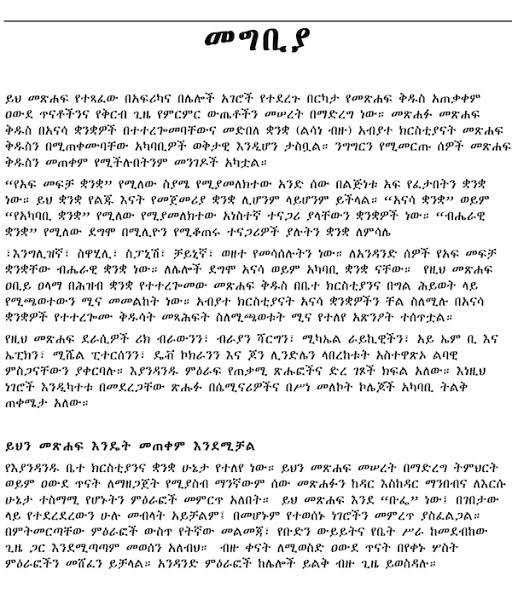
#> input picture test_files/images/2.jpeg, 512 x 599 px
$ python -i trial-ocr_image_process_template.py   (imports and definitions only)
#> lines starting #> are read from the running program, lines starting #| are printed output that depends on the picture; after the words box and inside, x2 and y2 are one past the last pixel; in counts of white or black regions, pixels touching at a corner belong together
#!/usr/bin/env python3
import cv2
import numpy as np
import tempfile
from PIL import Image

IMAGE_SIZE = 1800
BINARY_THREHOLD = 180

def process_image_for_ocr(file_path):
    # TODO : Implement using opencv
    temp_filename = set_image_dpi(file_path)
    im_new = remove_noise_and_smooth(temp_filename)
    return im_new

def set_image_dpi(file_path):
#> called with file_path = 'test_files/images/2.jpeg'
    im = Image.open(file_path)
#> im is the input picture: PIL image 512x599 RGB; min 0, max 255, mean 231.3
    length_x, width_y = im.size
#> length_x = 512; width_y = 599
    factor = max(1, int(IMAGE_SIZE / length_x))
#> factor = 3
    size = factor * length_x, factor * width_y
#> size = (1536, 1797)
    # size = (1800, 1800)
    im_resized = im.resize(size, Image.LANCZOS)
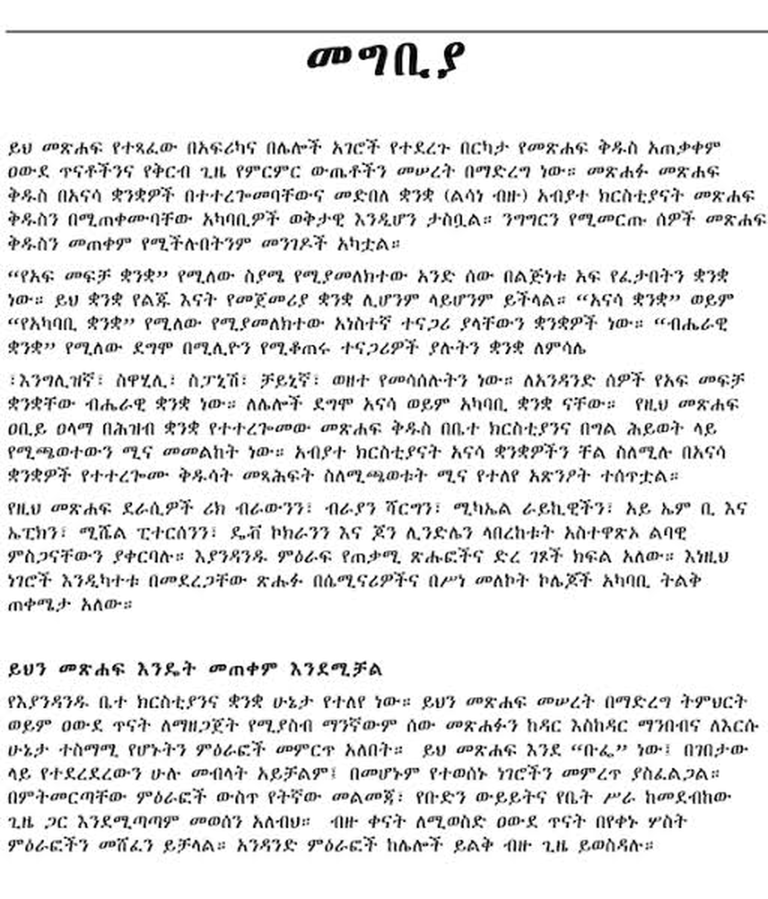
#> im_resized: PIL image 1536x1797 RGB (shown at 1/2 size); min 0, max 255, mean 230.9
#> in remove_noise_and_smooth, `filtered = cv2.adaptiveThreshold(img.astype(np.uint8), 255, cv2.ADAPTI..`:
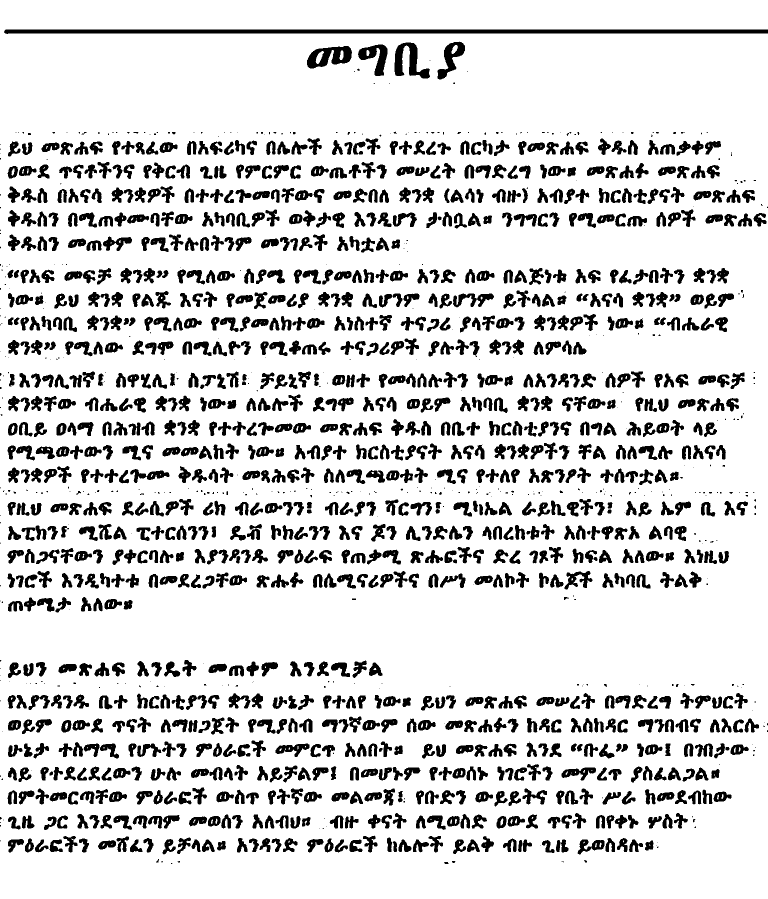
#> filtered: shape (1797, 1536) (shown at 1/2 size); 83.9% white; 1637 black regions (427 under 20 px), largest, box (x1, y1, x2, y2) and area: (8, 59, 1536, 68) 12217, (614, 92, 704, 137) 2384, (789, 85, 860, 157) 2375
    temp_file = tempfile.NamedTemporaryFile(delete=False, suffix='.jpg')
    temp_filename = temp_file.name
    im_resized.save(temp_filename, dpi=(300, 300))
    return temp_filename

def image_smoothening(img):
    ret1, th1 = cv2.threshold(img, BINARY_THREHOLD, 255, cv2.THRESH_BINARY)
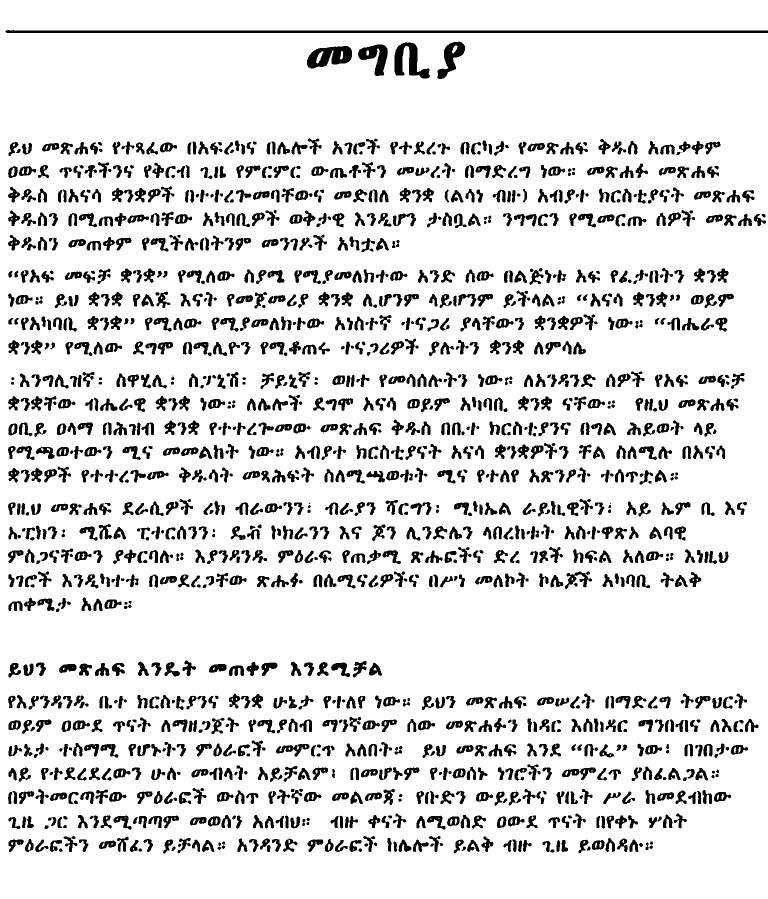
#> th1: shape (1797, 1536) (shown at 1/2 size); 87.3% white; 1631 black regions (3 under 20 px), largest, box (x1, y1, x2, y2) and area: (11, 60, 1536, 66) 7627, (614, 92, 704, 137) 2597, (789, 85, 860, 157) 2456
#> ret1 = 180
    ret2, th2 = cv2.threshold(th1, 0, 255, cv2.THRESH_BINARY + cv2.THRESH_OTSU)
#> ret2 = 0
    blur = cv2.GaussianBlur(th2, (1, 1), 0)
    ret3, th3 = cv2.threshold(blur, 0, 255, cv2.THRESH_BINARY + cv2.THRESH_OTSU)
#> ret3 = 0
    return th3

def remove_noise_and_smooth(file_name):
    img = cv2.imread(file_name, 0)
    filtered = cv2.adaptiveThreshold(img.astype(np.uint8), 255, cv2.ADAPTIVE_THRESH_MEAN_C, cv2.THRESH_BINARY, 41,
                                     3)
    kernel = np.ones((1, 1), np.uint8)
    opening = cv2.morphologyEx(filtered, cv2.MORPH_OPEN, kernel)
    closing = cv2.morphologyEx(opening, cv2.MORPH_CLOSE, kernel)
    img = image_smoothening(img)
    or_image = cv2.bitwise_or(img, closing)
#> or_image: shape (1797, 1536); 87.4% white; 1631 black regions (3 under 20 px), largest, box (x1, y1, x2, y2) and area: (11, 60, 1536, 66) 7627, (614, 92, 704, 137) 2379, (789, 85, 860, 157) 2347
    return or_image

>>> result = process_image_for_ocr('test_files/images/2.jpeg')

$ run again, on test_files/images/1.png
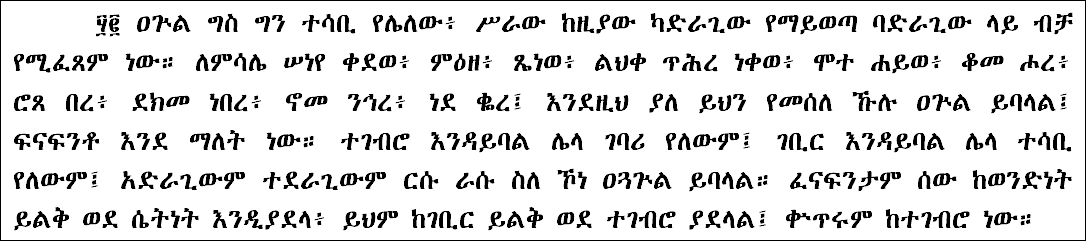
#> input picture test_files/images/1.png, 1086 x 241 px
#> in set_image_dpi, im is the input picture: PIL image 1086x241 P; min 0, max 255, mean 222.1
#> in remove_noise_and_smooth, `filtered = cv2.adaptiveThreshold(img.astype(np.uint8), 255, cv2.ADAPTI..`:
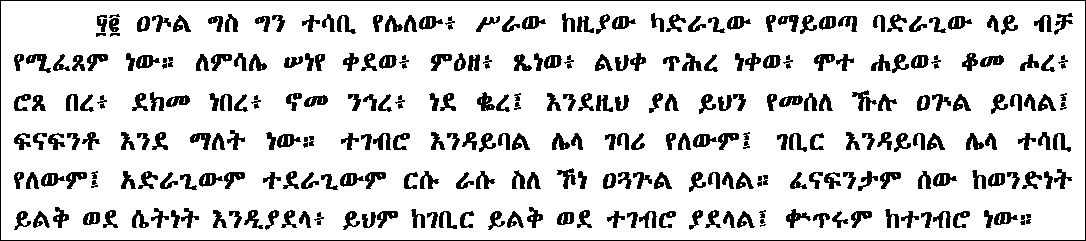
#> filtered: shape (241, 1086); 84.8% white; 297 black regions (2 under 20 px), largest, box (x1, y1, x2, y2) and area: (0, 0, 1086, 241) 2650, (852, 90, 877, 111) 211, (26, 54, 51, 73) 203
#> in image_smoothening, `ret1, th1 = cv2.threshold(img, BINARY_THREHOLD, 255, cv2.THRESH_BINARY)`:
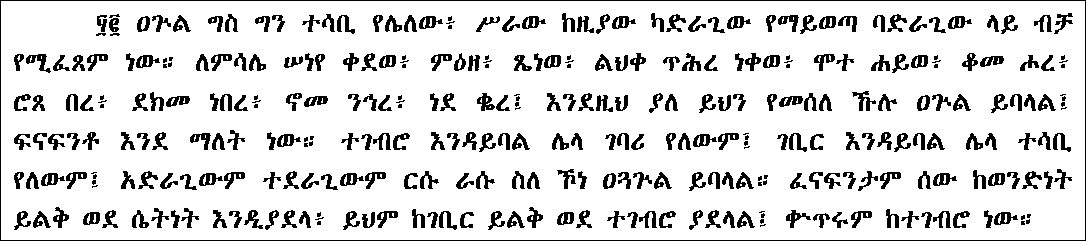
#> th1: shape (241, 1086); 86.1% white; 336 black regions (69 under 20 px), largest, box (x1, y1, x2, y2) and area: (0, 0, 1086, 241) 2650, (26, 54, 51, 73) 186, (852, 91, 876, 111) 186
#> ret1 = 180
#> ret2 = 0

$ run again, on test_files/images/3.png
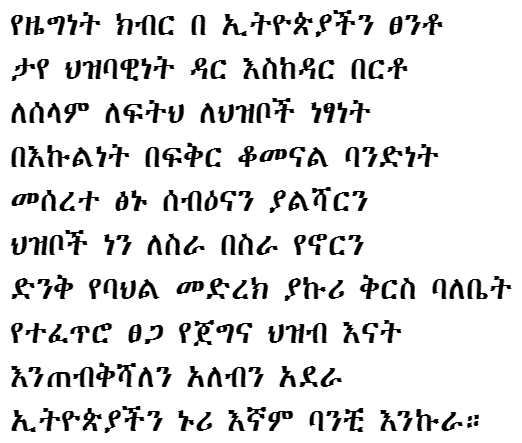
#> input picture test_files/images/3.png, 522 x 443 px
#> in set_image_dpi, im is the input picture: PIL image 522x443 P; min 0, max 255, mean 226.8
#> in remove_noise_and_smooth, `filtered = cv2.adaptiveThreshold(img.astype(np.uint8), 255, cv2.ADAPTI..`:
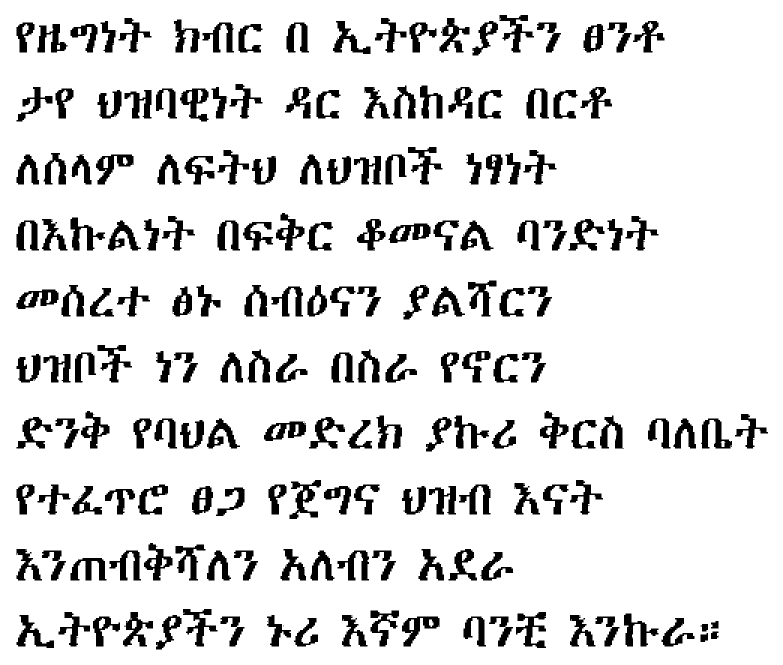
#> filtered: shape (1329, 1566) (shown at 1/2 size); 88% white; 215 black regions (34 under 20 px), largest, box (x1, y1, x2, y2) and area: (579, 960, 642, 1038) 1948, (1032, 1224, 1092, 1296) 1900, (804, 1233, 879, 1293) 1848
#> th1: shape (1329, 1566); 87.8% white; 181 black regions, largest, box (x1, y1, x2, y2) and area: (582, 960, 642, 1038) 1908, (1032, 1224, 1092, 1296) 1899, (192, 309, 267, 369) 1881
#> ret1 = 180
#> ret2 = 0
#> in remove_noise_and_smooth, `or_image = cv2.bitwise_or(img, closing)`:
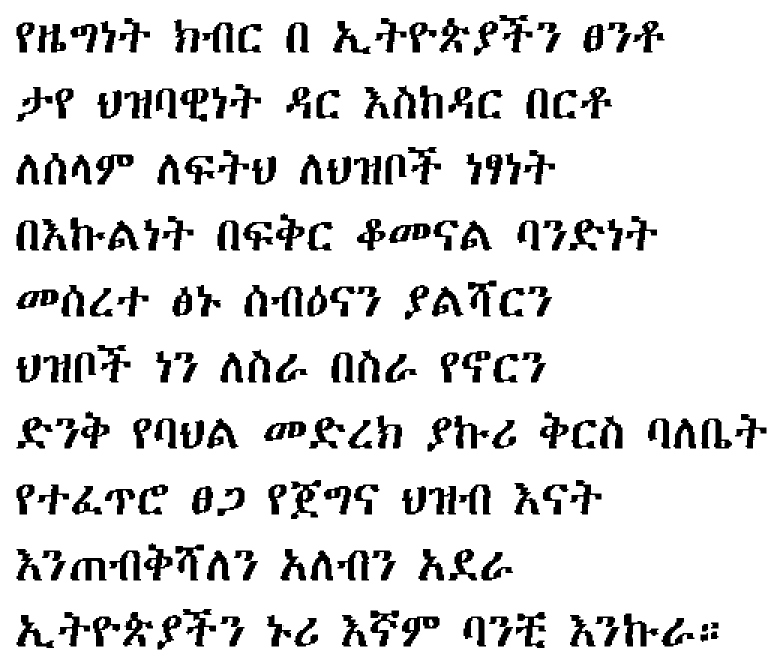
#> or_image: shape (1329, 1566) (shown at 1/2 size); 88.2% white; 196 black regions (15 under 20 px), largest, box (x1, y1, x2, y2) and area: (582, 960, 642, 1038) 1899, (804, 1233, 879, 1293) 1842, (192, 309, 267, 369) 1833

$ run again, on test_files/images/balebet_alba.jpg
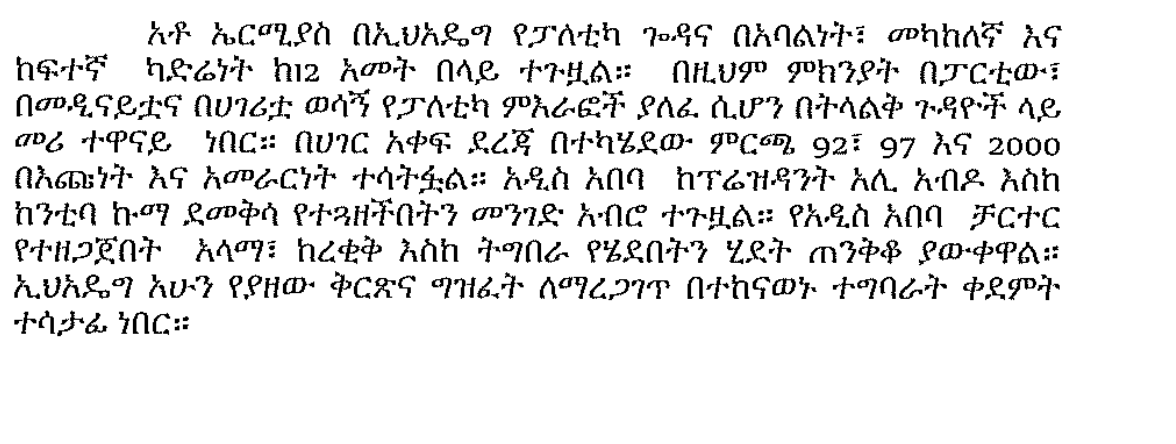
#> input picture test_files/images/balebet_alba.jpg, 1176 x 444 px
#> in set_image_dpi, im is the input picture: PIL image 1176x444 RGB; min 0, max 255, mean 231.8
#> in remove_noise_and_smooth, `filtered = cv2.adaptiveThreshold(img.astype(np.uint8), 255, cv2.ADAPTI..`:
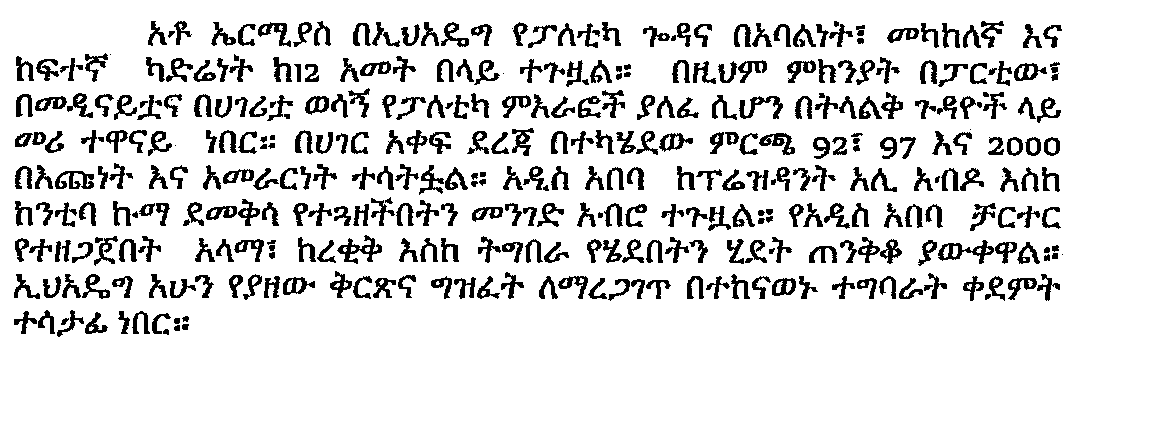
#> filtered: shape (444, 1176); 87.8% white; 407 black regions (11 under 20 px), largest, box (x1, y1, x2, y2) and area: (938, 240, 994, 264) 476, (337, 235, 382, 264) 464, (739, 96, 783, 119) 391
#> in image_smoothening, `ret1, th1 = cv2.threshold(img, BINARY_THREHOLD, 255, cv2.THRESH_BINARY)`:
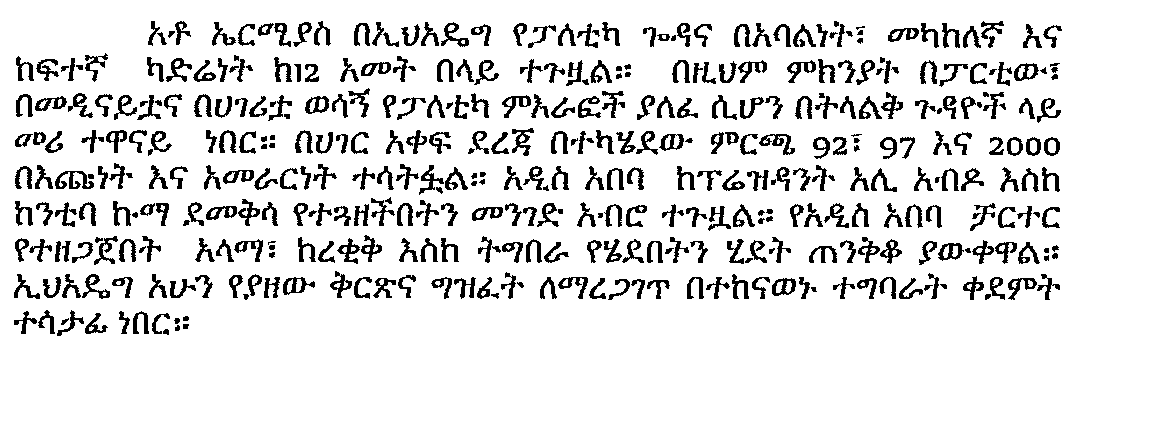
#> th1: shape (444, 1176); 89.1% white; 439 black regions (4 under 20 px), largest, box (x1, y1, x2, y2) and area: (55, 171, 94, 189) 335, (759, 134, 795, 155) 292, (512, 128, 534, 156) 257
#> ret1 = 180
#> ret2 = 0
